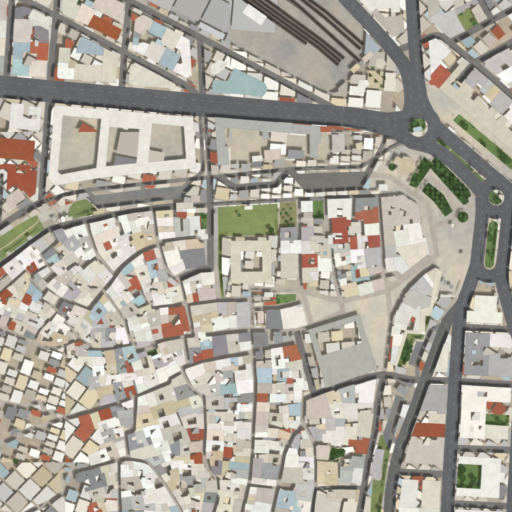
#> input picture datasets/21-features/terrain_city.png, 512 x 512 px; its folder holds 4 pictures in this run
$ python make_assets.py
#> lines starting #> are read from the running program, lines starting #| are printed output that depends on the picture
#!/usr/bin/env python3
"""Mission 21 raster assets (teacher only): assets/terrains.jpg from datasets/21-features (run make_dataset.py first)."""
import os
import cv2
import numpy as np

REPO = os.path.realpath(os.path.join(os.path.dirname(os.path.abspath(__file__)), "..", ".."))
D = os.path.join(REPO, "datasets", "21-features")
names = ["city", "olives", "fields", "saltpans", "coast", "sea"]
tiles = []
for n in names:
    im = cv2.resize(cv2.imread(os.path.join(D, f"terrain_{n}.png")), (220, 220), interpolation=cv2.INTER_AREA)
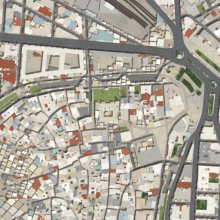
#> im: shape (220, 220, 3); mean B, G, R 155.1, 166.2, 172
    cv2.putText(im, n, (8, 24), cv2.FONT_HERSHEY_SIMPLEX, 0.7, (0, 0, 0), 4, cv2.LINE_AA)
    cv2.putText(im, n, (8, 24), cv2.FONT_HERSHEY_SIMPLEX, 0.7, (255, 255, 255), 1, cv2.LINE_AA)
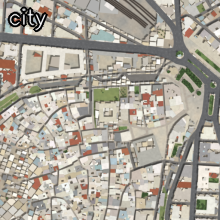
#> im: shape (220, 220, 3); mean B, G, R 154.1, 165.1, 170.7
    tiles.append(im)
#> pass 2 of the loop `for n in names:`:
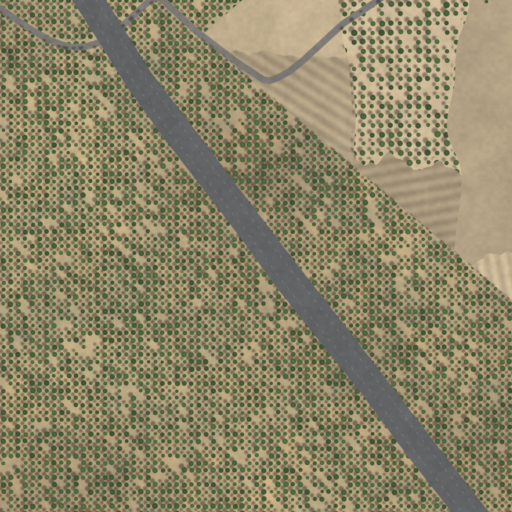
#> input picture datasets/21-features/terrain_olives.png, 512 x 512 px
#> `im = cv2.resize(cv2.imread(os.path.join(D, f"terrain_{n}.png")), (220,..`:
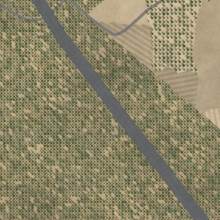
#> im: shape (220, 220, 3); mean B, G, R 103.1, 132.4, 139.1
#> `cv2.putText(im, n, (8, 24), cv2.FONT_HERSHEY_SIMPLEX, 0.7, (255, 255, ..`:
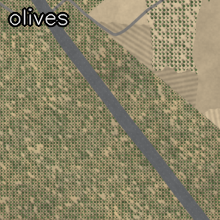
#> im: shape (220, 220, 3); mean B, G, R 102.4, 131.3, 138
#> pass 3 of the loop `for n in names:`:
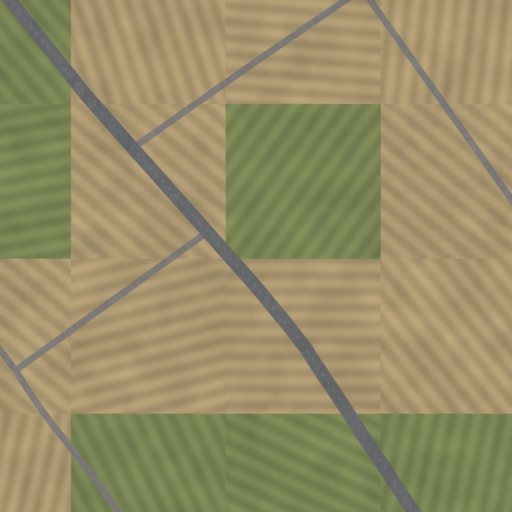
#> input picture datasets/21-features/terrain_fields.png, 512 x 512 px
#> `cv2.putText(im, n, (8, 24), cv2.FONT_HERSHEY_SIMPLEX, 0.7, (255, 255, ..`:
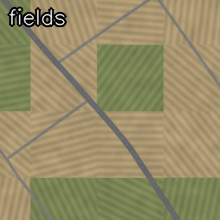
#> im: shape (220, 220, 3); mean B, G, R 101.7, 140, 148.7
#> (the run stopped early here; a loop or call above may not have finished)
